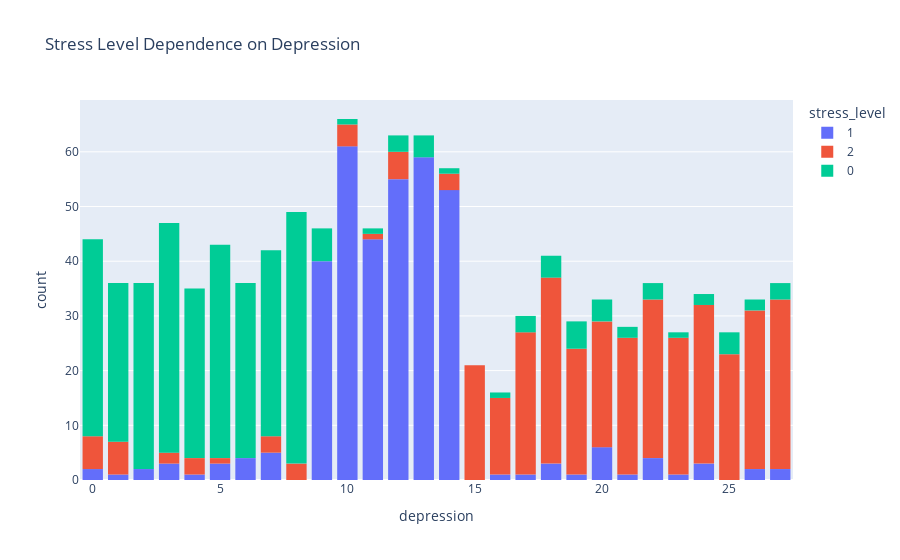

This figure's notebook cell:
### Code cell
px.histogram(df,x='depression',color = target, title = 'Stress Level Dependence on Depression').update_layout(bargap=0.2 )

### Figure 1 — Plotly figure (JSON) as saved in the notebook; plotly's stock layout.template omitted (floating-point values rounded to 4 significant figures; data arrays with more than 128 entries replaced by an {"elided": "..."} marker saying what was removed)
{"data": [{"alignmentgroup": "True", "bingroup": "x", "hovertemplate": "stress_level=1<br>depression=%{x}<br>count=%{y}<extra></extra>", "legendgroup": "1", "marker": {"color": "#636efa", "pattern": {"shape": ""}}, "name": "1", "offsetgroup": "1", "orientation": "v", "showlegend": true, "type": "histogram", "x": {"elided": "358 int values"}, "xaxis": "x", "yaxis": "y"}, {"alignmentgroup": "True", "bingroup": "x", "hovertemplate": "stress_level=2<br>depression=%{x}<br>count=%{y}<extra></extra>", "legendgroup": "2", "marker": {"color": "#EF553B", "pattern": {"shape": ""}}, "name": "2", "offsetgroup": "2", "orientation": "v", "showlegend": true, "type": "histogram", "x": {"elided": "369 int values"}, "xaxis": "x", "yaxis": "y"}, {"alignmentgroup": "True", "bingroup": "x", "hovertemplate": "stress_level=0<br>depression=%{x}<br>count=%{y}<extra></extra>", "legendgroup": "0", "marker": {"color": "#00cc96", "pattern": {"shape": ""}}, "name": "0", "offsetgroup": "0", "orientation": "v", "showlegend": true, "type": "histogram", "x": {"elided": "373 int values"}, "xaxis": "x", "yaxis": "y"}], "layout": {"bargap": 0.2, "barmode": "relative", "legend": {"title": {"text": "stress_level"}, "tracegroupgap": 0}, "title": {"text": "Stress Level Dependence on Depression"}, "xaxis": {"anchor": "y", "domain": [0, 1], "title": {"text": "depression"}}, "yaxis": {"anchor": "x", "domain": [0, 1], "title": {"text": "count"}}}}
